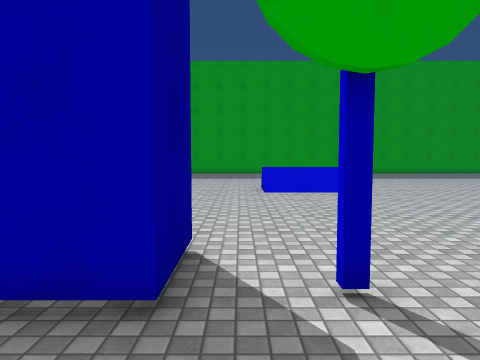
[1] (above)

23 first-person views from a walk through a 3-D level made in the Unity game engine. The camera is 1.5 m above the floor, tilts 4° down and sees 70° across. The floor is counted in squares, 1 m on a side. Each view is taken from the middle of a square. On the plan, view 1 faces up. The plan holds only what a view shows up to about 16 squares ahead; the rest is blank. The player character is not drawn. Some surface patterns are stand-ins.

[2]
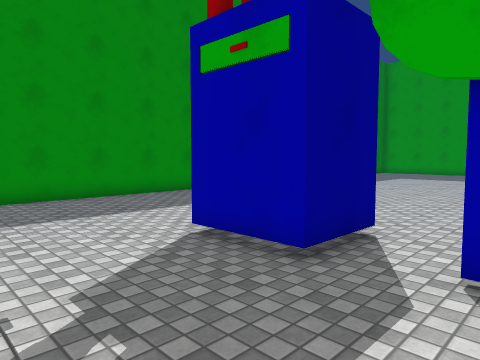

[3]
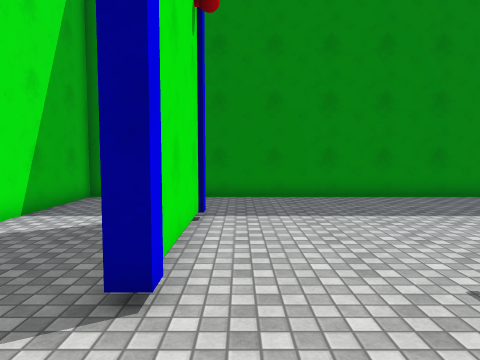

[4]
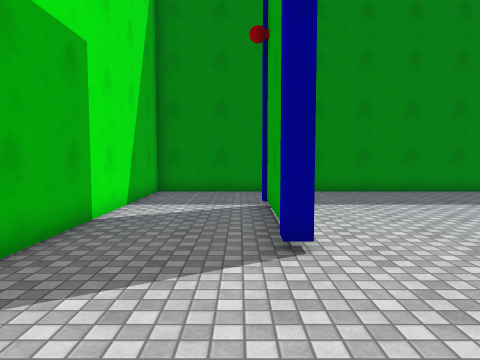

[5]
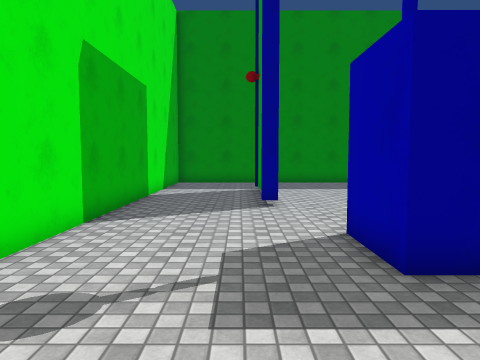

[6]
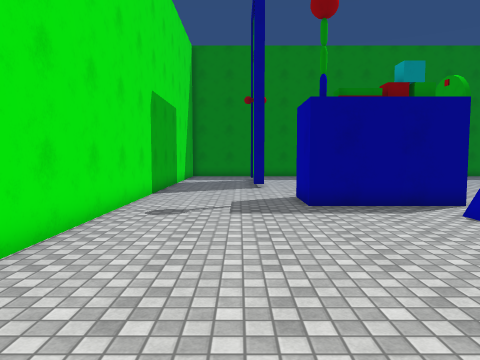

[7]
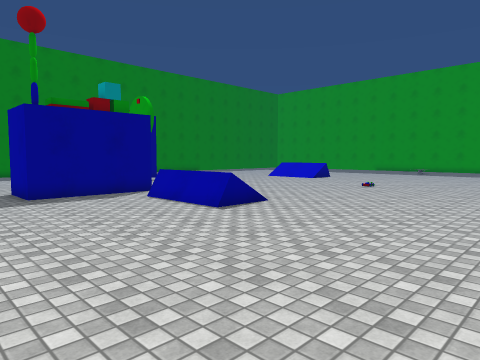

[8]
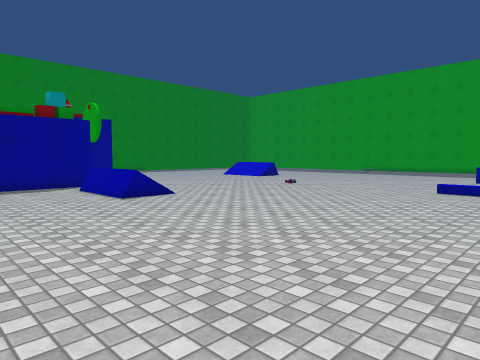

[9]
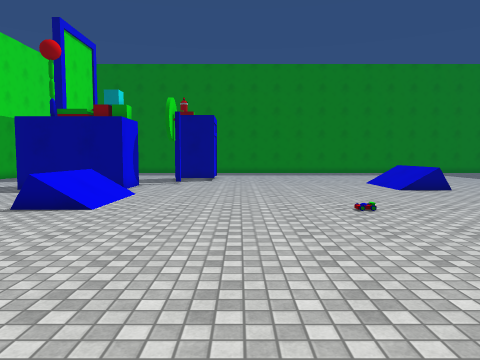

[10]
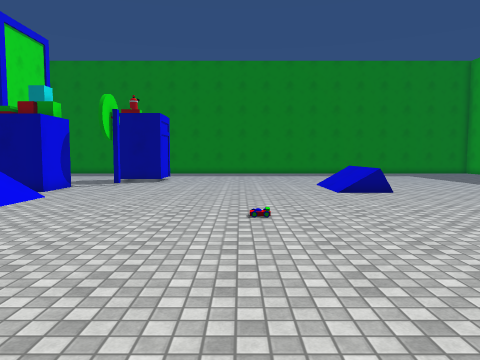

[11]
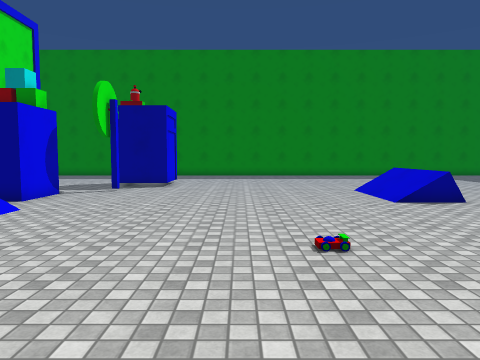

[12]
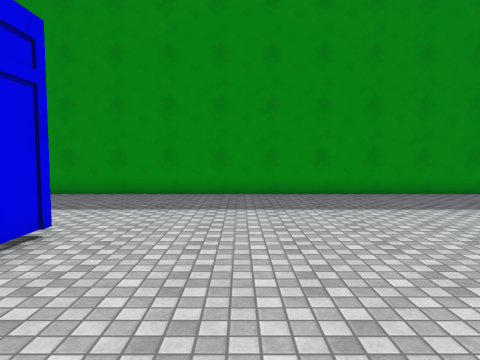

[13]
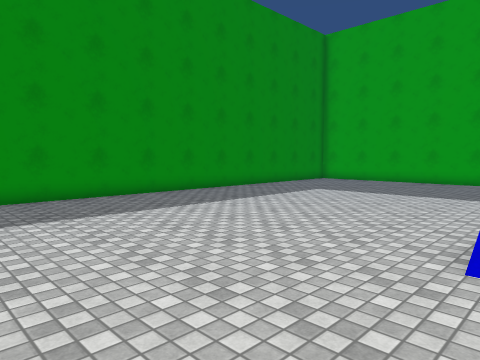

[14]
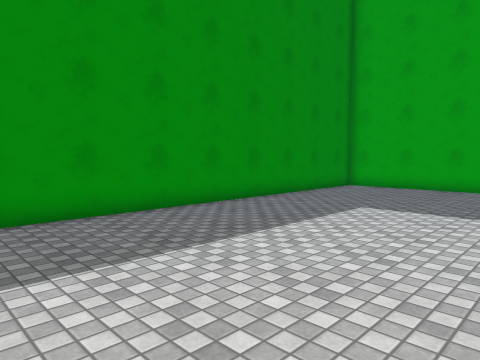

[15]
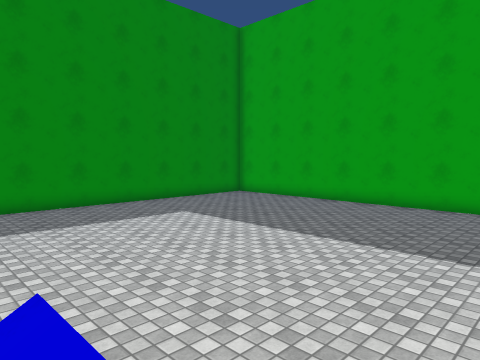

[16]
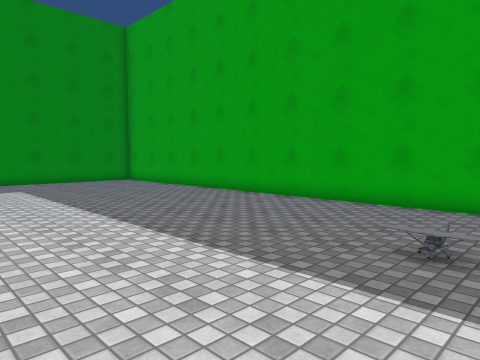

[17]
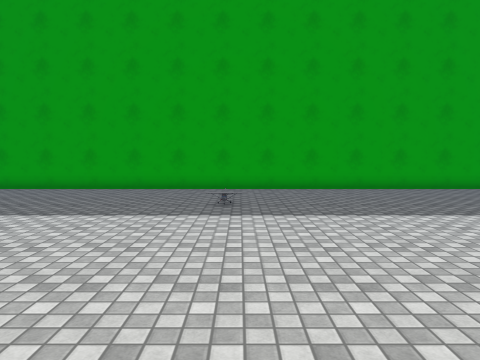

[18]
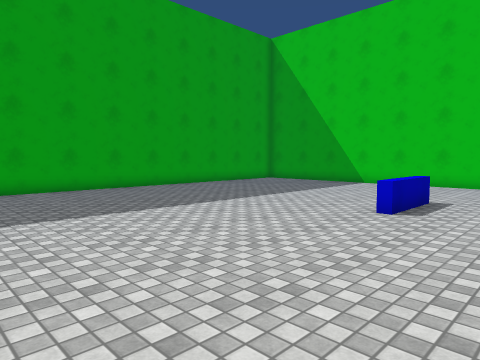

[19]
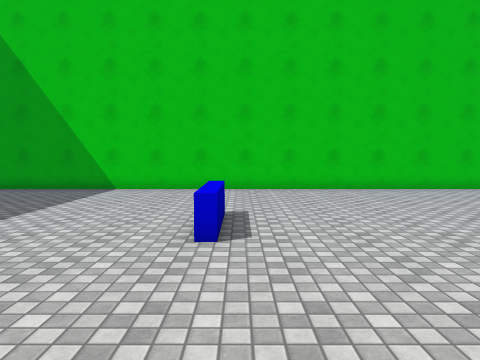

[20]
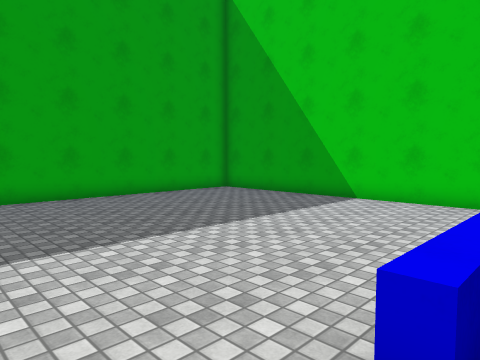

[21]
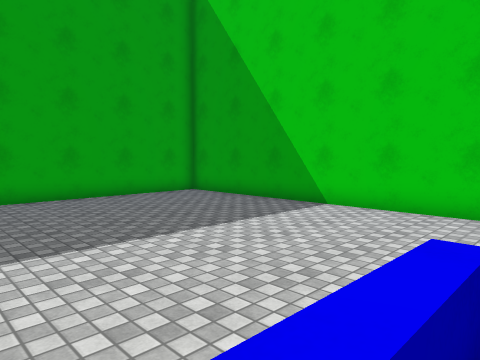

[22]
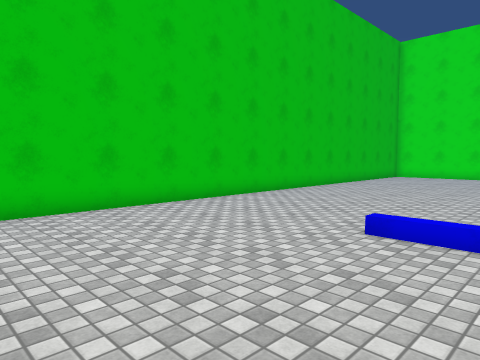

[23]
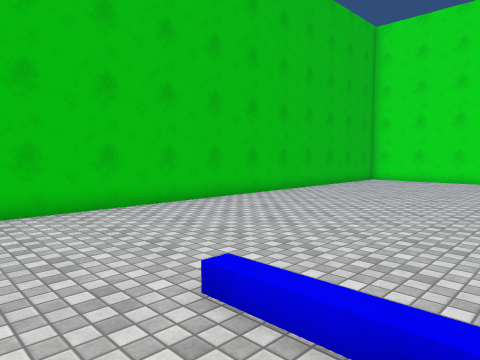

### Floor plan
Points are (right, up) in squares from view 1. A wall is a line through its corners. A room is listed if a view was taken in it or the views show most of it. See-through windows are left out.
Room 1 (views 1, 2, 3, 4, 5, 6, 7, 8, 9, 10, 11, 12, 13, 14, 15, 16, 17, 18, 19, 20, 21, 22, 23)
walls: (2.4, 1.8) (4.8, 1.8) (4.8, -2.9) (2.4, -2.9); (-6.5, -4) (-1.3, -4) (-1.3, -4.2) (-6.5, -4.2); (27.5, -0.2) (27.5, 29.5) (-8.2, 29.5); (-10.5, 27.3) (-10.5, -8.5) (10.1, -8.5)
low walls: (5, 16.2) (5, 15.6); (7.5, 0.7) (6.5, 0.7); (20.9, 17.4) (17.9, 17.4) (17.9, 17.9)
objects: other object (-3, 3) to (-1, 5); other object (1, 4)

Positions as (right, up) in squares from view 1, and headings:
1: (0, 0), facing up
2: (2, -1), facing up-left
3: (2, -3), facing left
4: (4, -5), facing left
5: (9, -5), facing left
6: (15, -5), facing left
7: (18, -6), facing up-left
8: (22, -5), facing up-left
9: (20, 7), facing left
10: (19, 10), facing left
11: (16, 9), facing left
12: (3, 9), facing left
13: (2, 9), facing up-left
14: (-2, 13), facing up-left
15: (4, 15), facing up-left
16: (10, 19), facing up-left
17: (9, 14), facing up
18: (9, 14), facing up-right
19: (12, 17), facing right
20: (16, 17), facing up-right
21: (18, 17), facing up-right
22: (18, 17), facing down-right
23: (18, 13), facing down-right
